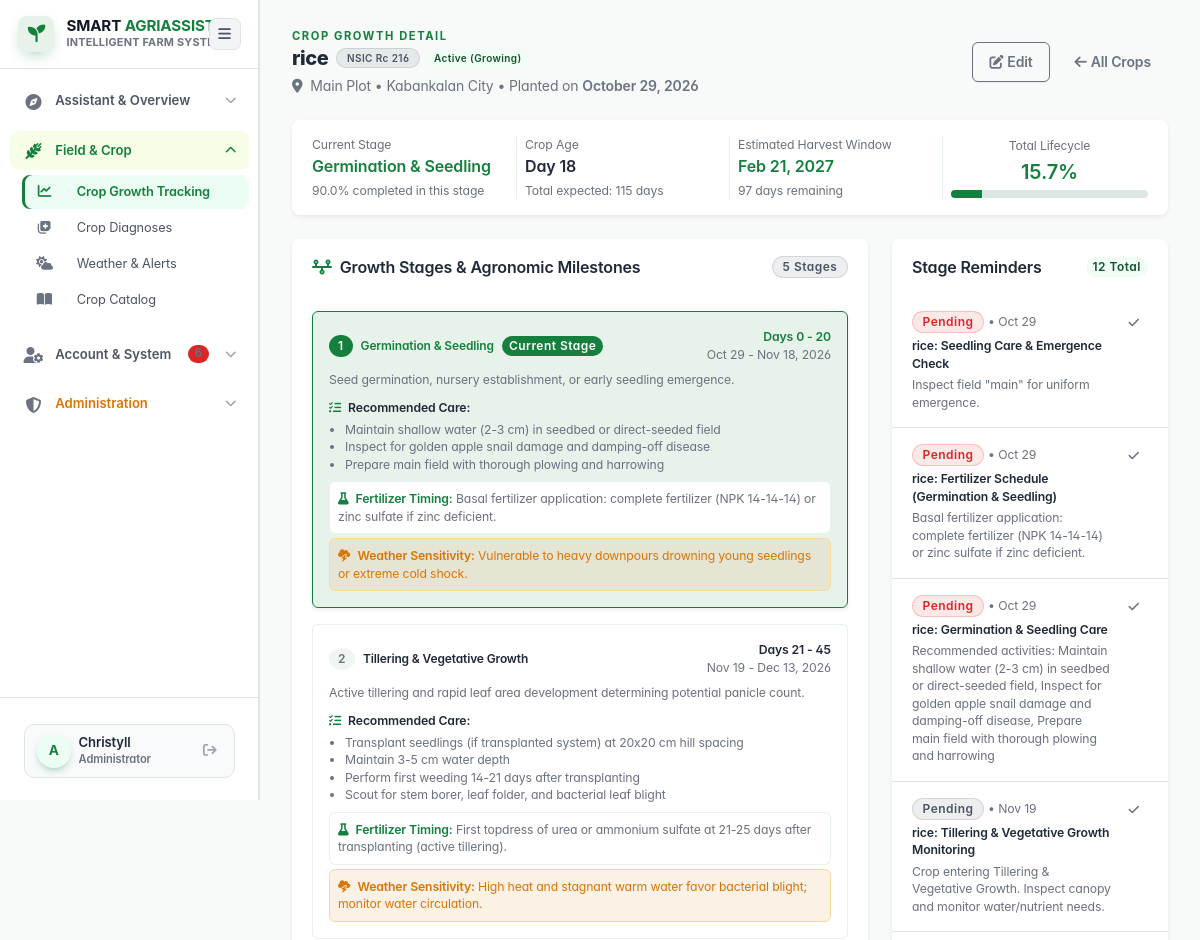
/crops/tracker/2/ (signed in, upper part), run on an earlier commit of the app's database.
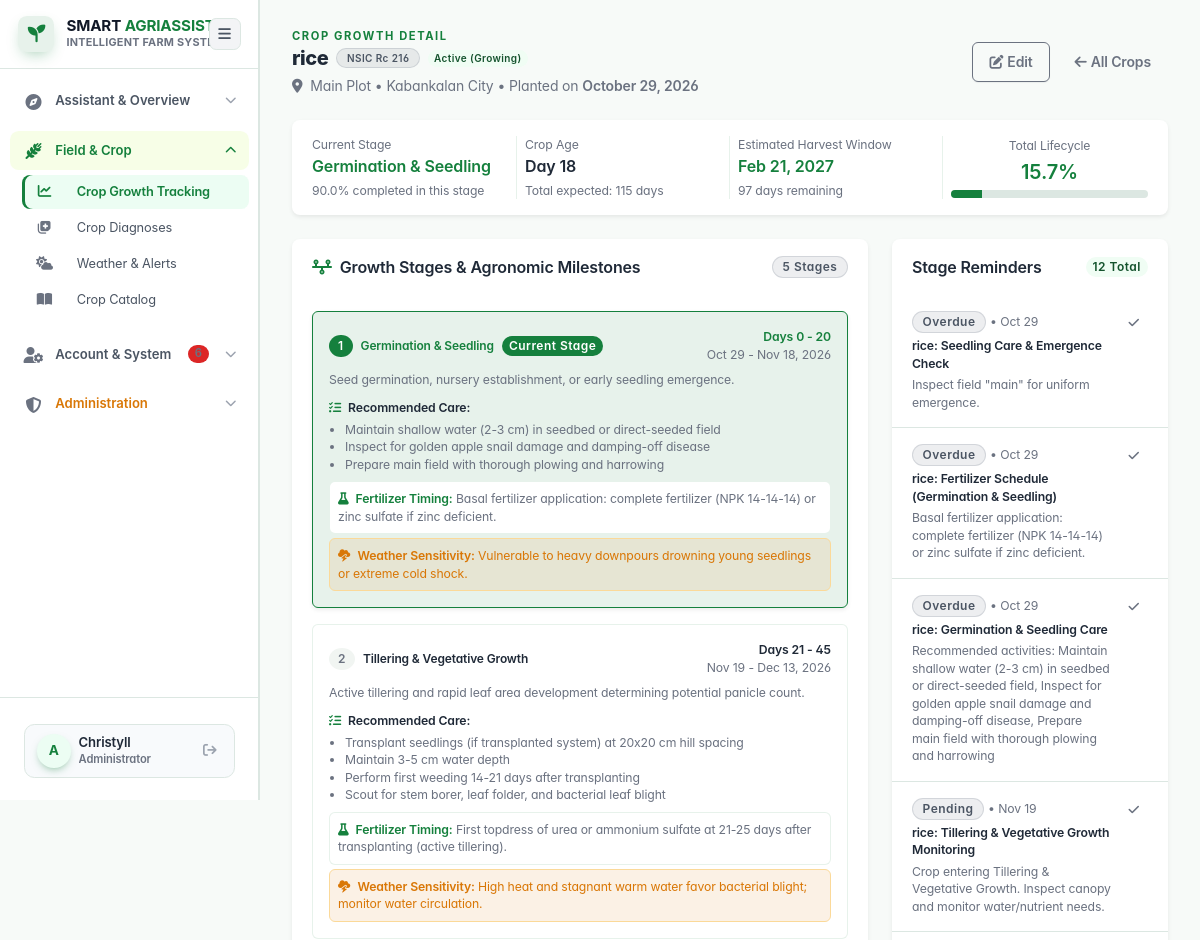
And on a later commit of the database.
### apps/crops/models.py (models this page shows, shortened)
class ScheduledReminder(models.Model):
    class ActivityType(models.TextChoices):
        SEEDLING_CARE = 'seedling_care', 'Seedling Care'
        IRRIGATION = 'irrigation', 'Irrigation Check'
        FERTILIZER = 'fertilizer', 'Fertilizer Application'
        PEST_INSPECTION = 'pest_inspection', 'Pest & Disease Inspection'
        GROWTH_MONITORING = 'growth_monitoring', 'Growth Stage Monitoring'
        HARVEST_PREP = 'harvest_prep', 'Harvest Preparation'
        GENERAL = 'general', 'General Field Activity'
    class Status(models.TextChoices):
        PENDING = 'pending', 'Pending'
        COMPLETED = 'completed', 'Completed'
        OVERDUE = 'overdue', 'Overdue'
        CANCELLED = 'cancelled', 'Cancelled'
    user = models.ForeignKey(
        settings.AUTH_USER_MODEL,
        related_name='reminders',
        on_delete=models.CASCADE,
    )
    crop = models.ForeignKey(
        Crop,
        related_name='reminders',
        null=True,
        blank=True,
        on_delete=models.CASCADE,
    )
    title = models.CharField(max_length=255)
    activity_type = models.CharField(
        max_length=30,
        choices=ActivityType.choices,
        default=ActivityType.GENERAL,
    )
    due_date = models.DateField()
    status = models.CharField(
        max_length=20,
        choices=Status.choices,
        default=Status.PENDING,
    )
    is_automated = models.BooleanField(default=True)
    notes = models.TextField(blank=True)
    created_at = models.DateTimeField(auto_now_add=True)
    completed_at = models.DateTimeField(null=True, blank=True)
    class Meta:
        db_table = 'tblscheduledreminder'
        ordering = ['due_date', 'status']
        indexes = [
            models.Index(fields=['user', 'status', 'due_date'], name='reminder_user_status_due_idx'),
            models.Index(fields=['crop', 'status'], name='reminder_crop_status_idx'),
        ]
    @property
    def is_overdue(self) -> bool:
        return self.status == self.Status.PENDING and self.due_date < date.today()

### apps/crops/views.py (the view)
# urls.py: path('tracker/<int:pk>/', views.crop_detail, name='crop_detail'),
@login_required
def crop_detail(request, pk):
    crop = get_object_or_404(Crop, pk=pk, owner=request.user)
    growth = crop.growth_data
    reminders = crop.reminders.all().order_by('due_date')
    context = {
        'crop': crop,
        'growth': growth,
        'reminders': reminders,
    }
    return render(request, 'crops/crop_detail.html', context)

### apps/core/context_processors.py (called while the page is built, shortened)
def unread_notifications(request):
    if request.user.is_authenticated:
        return {
            'unread_count': Notification.objects.filter(
                user=request.user,
                read=False,
                deleted_at__isnull=True,
            ).count(),
        }
    return {'unread_count': 0}

def admin_sidebar_counts(request):
    if not request.user.is_authenticated or not request.user.is_staff:
        return {}
    if not request.path.startswith('/admin'):
        return {}

### apps/crops/growth_engine.py (called while the page is built, shortened)
def normalize_crop_name(name: str) -> str:
    raw = (name or '').strip().lower()
    for key in CROP_PROFILES.keys():
        if key.lower() in raw or raw in key.lower():
            return key

def get_crop_profile(crop_name: str) -> Dict[str, Any]:
    matched = normalize_crop_name(crop_name)
    return CROP_PROFILES.get(matched, DEFAULT_GENERIC_PROFILE)

### apps/crops/models.py (called while the page is built)
    @property
    def growth_data(self):
        if not self.planting_date:
            return {}
        return calculate_crop_growth(
            crop_name=self.crop_name,
            planting_date=self.planting_date,
            custom_duration=self.expected_duration_days,
            current_date=date.today(),
        )

### templates/crops/crop_detail.html (shortened to what the changed rows need)
{% extends "theme/base.html" %}
{% block content %}
<div class="container-xl crops-page">
  <div class="page-header d-print-none mb-4">
    <div class="row align-items-center">
      <div class="col">
        <div class="d-flex align-items-center gap-2">
          <h2 class="page-title mb-0">{{ crop.crop_name }}</h2>
        </div>
      </div>
    </div>
  </div>
  <div class="row g-4">
    <div class="col-lg-8">
      <div class="card border-0 shadow-sm mb-4">
        <div class="card-body">
          <div class="d-flex flex-column gap-3">
            {% for m in growth.milestones %}
            <div class="p-3 rounded border {% if m.is_current %}border-success bg-success-lt shadow-sm{% elif m.is_past %}bg-light opacity-75{% else %}bg-white{% endif %}">
              <div class="d-flex justify-content-between align-items-center mb-2">
                <div class="d-flex align-items-center gap-2">
                  <span class="badge {% if m.is_current %}bg-success text-white{% elif m.is_past %}bg-secondary text-white{% else %}bg-outline-secondary{% endif %} rounded-circle px-2 py-1">
                    {% if m.is_past %}<i class="fa-solid fa-check"></i>{% else %}{{ m.order }}{% endif %}
                  </span>
                  <h5 class="mb-0 fw-bold {% if m.is_current %}text-success{% endif %}">{{ m.name }}</h5>
                  {% if m.is_current %}
                  <span class="badge bg-success text-white small">Current Stage</span>
                  {% endif %}
                </div>
                <div class="text-end small">
                  <strong>Days {{ m.start_day }} - {{ m.end_day }}</strong>
                  <div class="text-muted">{{ m.start_date|date:"M j" }} - {{ m.end_date|date:"M j, Y" }}</div>
                </div>
              </div>
              <p class="text-muted small mb-2">{{ m.description }}</p>
              {% if m.activities %}
              <div class="mb-2">
                <strong class="small text-dark"><i class="fa-solid fa-list-check me-1 text-success"></i> Recommended Care:</strong>
                <ul class="mb-0 small text-muted ps-3 mt-1">
                  {% for act in m.activities %}
                  <li>{{ act }}</li>
                  {% endfor %}
                </ul>
              </div>
              {% endif %}
              {% if m.fertilizer_guidance %}
              <div class="small mb-1 mt-2 p-2 rounded bg-white border">
                <strong class="text-primary"><i class="fa-solid fa-flask me-1"></i> Fertilizer Timing:</strong>
                <span class="text-muted">{{ m.fertilizer_guidance }}</span>
              </div>
              {% endif %}
              {% if m.weather_vulnerability %}
              <div class="small p-2 rounded bg-warning-lt text-warning-emphasis border border-warning-subtle mt-1">
                <i class="fa-solid fa-cloud-bolt me-1"></i>
                <strong>Weather Sensitivity:</strong> {{ m.weather_vulnerability }}
              </div>
              {% endif %}
            </div>
            {% endfor %}
          </div>
        </div>
      </div>
    </div>
    <div class="col-lg-4">
      <div class="card border-0 shadow-sm mb-4">
        <div class="card-body p-0">
          {% if reminders %}
          <div class="list-group list-group-flush">
            {% for rem in reminders %}
            <div class="list-group-item d-flex justify-content-between align-items-start py-3">
              <div class="flex-grow-1 me-2">
                <div class="d-flex align-items-center gap-1 mb-1">
                  <span class="badge {% if rem.status == 'completed' %}bg-success-lt text-success{% elif rem.is_overdue %}bg-danger-lt text-danger{% else %}bg-secondary-lt{% endif %} small">
                    {{ rem.get_status_display }}
                  </span>
                  <span class="small text-muted">&bull; {{ rem.due_date|date:"M j" }}</span>
                </div>
                <div class="fw-semibold small {% if rem.status == 'completed' %}text-decoration-line-through text-muted{% endif %}">
                  {{ rem.title }}
                </div>
                {% if rem.notes %}
                <div class="text-muted small mt-1">{{ rem.notes }}</div>
                {% endif %}
              </div>
              <form method="post" action="{% url 'crops:toggle_reminder' rem.pk %}" class="d-inline">
                <button type="submit" class="btn btn-sm {% if rem.status == 'completed' %}btn-success{% else %}btn-ghost-secondary{% endif %}" title="Toggle status">
                  <i class="fa-solid fa-check"></i>
                </button>
              </form>
            </div>
            {% endfor %}
          </div>
          {% else %}
          <div class="text-center py-4 text-muted small">
            No reminders scheduled for this crop.
          </div>
          {% endif %}
        </div>
      </div>
    </div>
  </div>
</div>
{% endblock %}

What changed in the data, as far as the page shows it:
changed ScheduledReminder "rice: Fertilizer Schedule (Germination & Seedling)": status "Pending" → "Overdue"
changed ScheduledReminder "rice: Seedling Care & Emergence Check": status "Pending" → "Overdue"
changed ScheduledReminder "rice: Germination & Seedling Care": status "Pending" → "Overdue"
